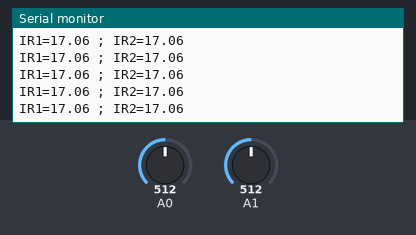
Recording of a sketch running on a simulated Arduino Uno, built with avr-gcc and run on an emulated ATmega328P. On the bench: the last lines printed to the serial monitor. The test bench sets the inputs (shaded band); at power-on: A0 = 512, A1 = 512.

Above: at 1.2 s.
1.3 s: A0 set to 20
At 1.33 s:
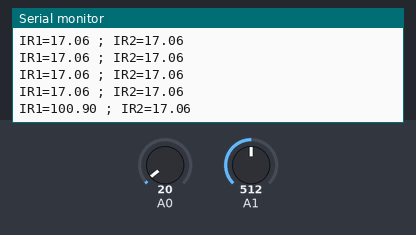
4.3 s: A0 set to 16
At 4.3 s:
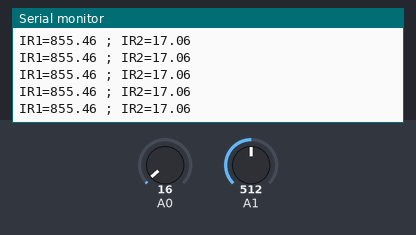
5.8 s: A1 set to 786
At 5.84 s:
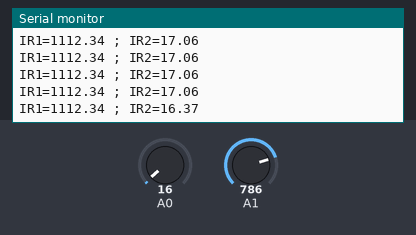
8.8 s: A1 set to 810
At 8.8 s:
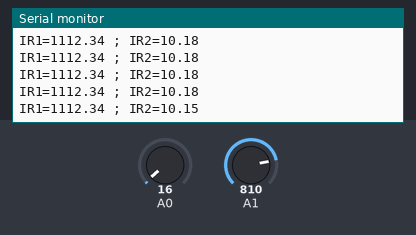
Timing chart, 0 to 11.8 s (numbered marks = the images above; inputs shaded):
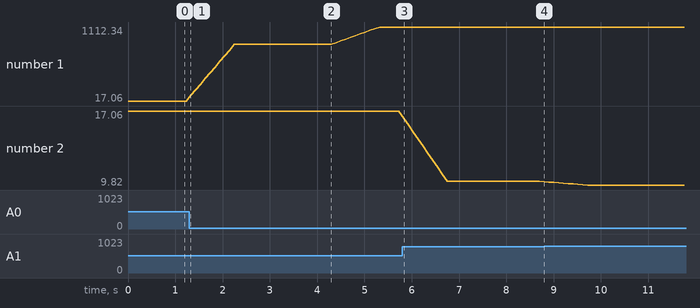

Measured:
- after the input at 1.3 s, the serial monitor: prints a new line at once (image 1)
- after the input at 5.8 s, the serial monitor: prints a new line at once (image 3)
- plotted number 1: 17.06 → 855.46 after the input at 1.3 s, 855.46 → 1112.34 after the input at 4.3 s
- plotted number 2: 17.06 → 10.15 after the input at 5.8 s, 10.15 → 9.82 after the input at 8.8 s

The sketch:

Duel_GP2Y0A21YK0F.ino
```cpp
/*
modified on Sep 8, 2020
Modified by MohammedDamirchi from https://github.com/MajenkoLibraries/Average
Home
*/
#include <Average.h>

// Reserve space for 10 entries in the average bucket.
// Change the type between < and > to change the entire way the library works.
Average<float> ave(10);
Average<float> ave2(10);

void setup() {
    Serial.begin(9600);
}

void loop() {
    int minat = 0;
    int maxat = 0;

    // Add a new random value to the bucket
    ave.push(27.728/0.7*1.3 * pow(map(analogRead(A0), 0, 1023, 0, 5000) / 1000.0, -1.2045));
    Serial.print("IR1=");
    Serial.print(ave.mean());

    // Add a new random value to the bucket
    ave2.push(27.728/0.7*1.3 * pow(map(analogRead(A1), 0, 1023, 0, 5000) / 1000.0, -1.2045));
    Serial.print(" ; IR2=");
    Serial.println(ave2.mean());
    delay(100);
}
```
